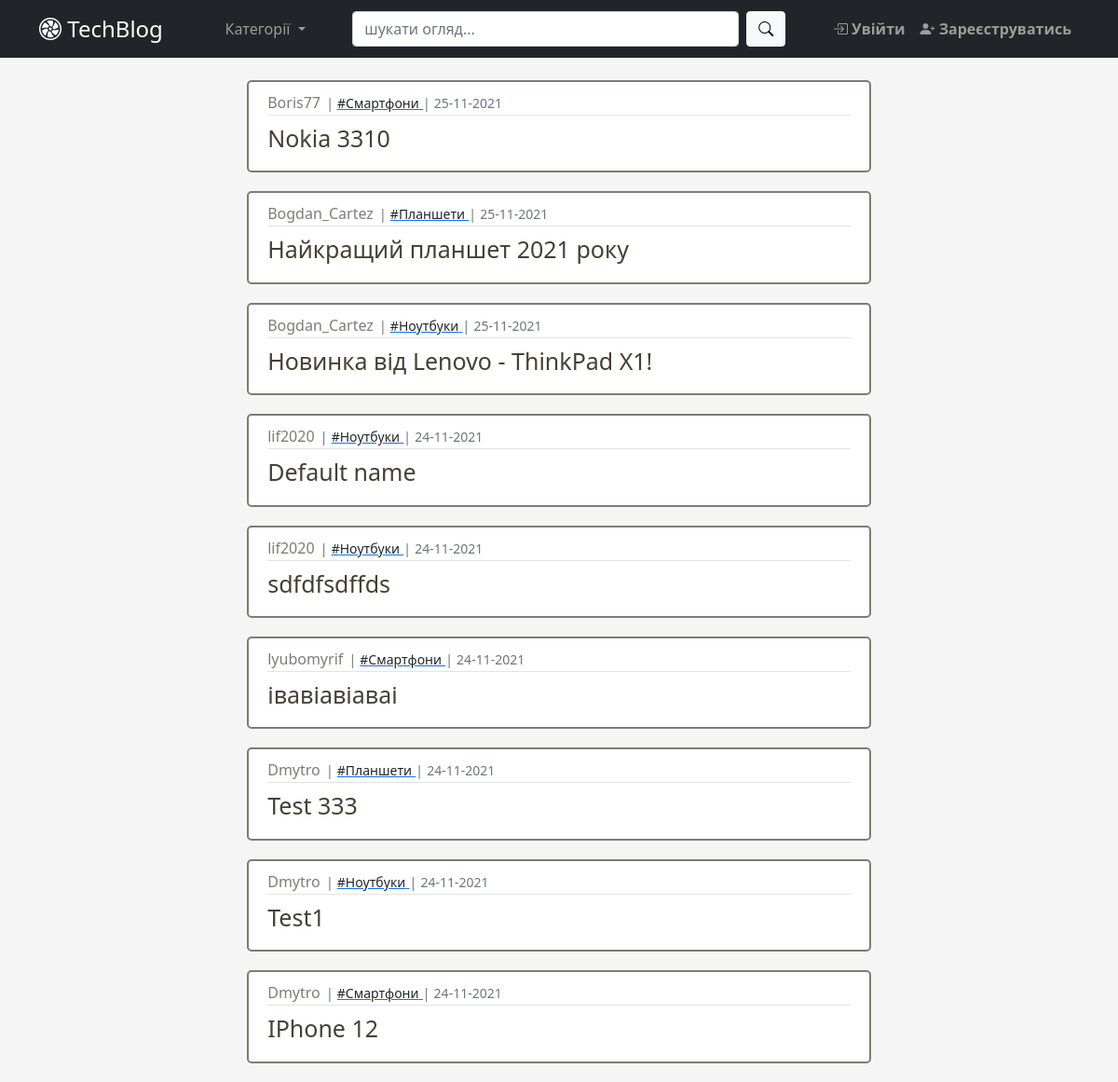
Before: / with the older database file.
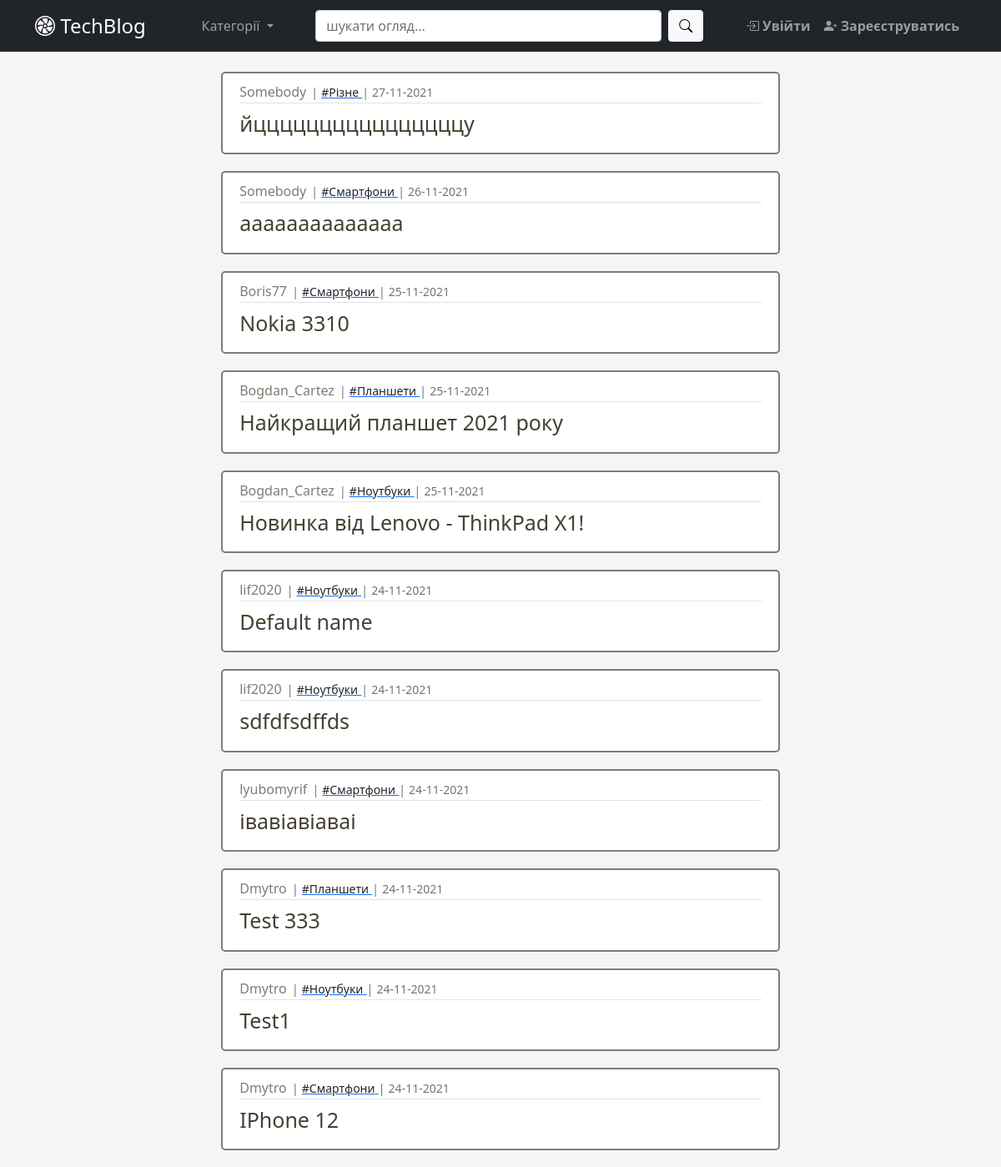
After: the same page with the newer database file.
### app/blog/models.py (models this page shows, shortened)
class Post(db.Model):  # type: ignore
    id = db.Column(db.Integer, primary_key=True)  # type: ignore
    category_id = db.Column(db.Integer, db.ForeignKey('category.id'),
                            nullable=False)  # type: ignore
    user_id = db.Column(db.Integer(), db.ForeignKey('user.id'))  # type: ignore
    title = db.Column(db.String(100), nullable=False)  # type: ignore
    content = db.Column(db.Text)  # type: ignore
    created_at = db.Column(db.DateTime, default=datetime.now)  # type: ignore
    comments = db.relationship('Comment', backref='post_br', lazy=True)
    likes = db.relationship('Like', backref='post_br', lazy=True)

class Category(db.Model):  # type: ignore
    id = db.Column(db.Integer, primary_key=True)  # type: ignore
    name = db.Column(db.String(25), unique=True, nullable=False)
    category = db.relationship('Post', backref='category_br', lazy=True)

### app/user/models.py (models this page shows, shortened)
class User(db.Model, UserMixin):  # type: ignore
    id = db.Column(db.Integer, primary_key=True)  # type: ignore
    username = db.Column(db.String(30), unique=True, nullable=False)
    email = db.Column(db.String(50), unique=True, nullable=False)
    password = db.Column(db.String(30), nullable=False)
    picture = db.Column(db.String(20), nullable=False,
                        server_default='default.jpg')  # type: ignore
    comment = db.relationship('Comment', backref='user_br', lazy=True)
    like = db.relationship('Like', backref='user_br', lazy=True)
    posts = db.relationship('Post', backref='user_br', lazy=True)

### app/views.py (the view)
@app.route('/')
def home():
    posts = Post.query.order_by(Post.created_at.desc())
    return render_template('home.html', title='TechBlog', posts=posts)

### app/templates/home.html
{% extends "base.html" %}
{% block main %}
  <div style="margin:auto;width:60%">
    {% include "posts_list.html" %}
  </div>
{% endblock main %}

### app/templates/_render_field.html (shortened to what this page needs)
{% macro render_post_item(post) %}
    <article class="media article-section">
    <div class="media-body">
      <div class="article-metadata">
        <a class="author-name" href="{{url_for('blog_bp_in.user_posts', user_id=post.user_br.id)}}">
          {{ post.user_br.username }}
        </a><small class="text-muted">|</small>
        <a href="{{url_for('blog_bp_in.posts_by_category', category_id=post.category_br.id)}}">
          <small class="link-dark">#{{ post.category_br.name }}</small>
        </a><small class="text-muted">|</small>
        <small class="text-muted">
          {{ post.created_at.strftime('%d-%m-%Y')  }}
        </small>
      </div>
      <h2><a class="article-title" href="{{url_for('blog_bp_in.post_view', post_id=post.id)}}"> {{ post.title }} </a></h2>
    </div>
  </article>
{% endmacro %}

Changed rows visible on the page:
added Post: user_br.username "Somebody", category_br.name "Різне", created_at "27-11-2021", title "йццццццццццццццццу"
added Post: user_br.username "Somebody", category_br.name "Смартфони", created_at "26-11-2021", title "aaaaaaaaaaaaaa"
